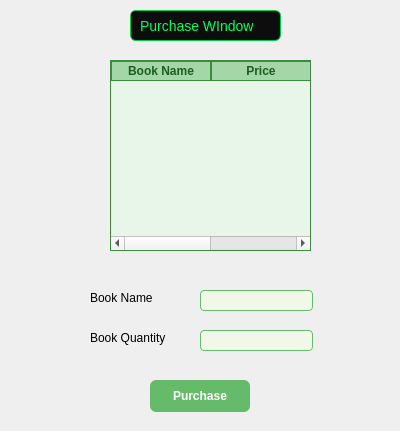
<?xml version="1.0" encoding="UTF-8"?>
<ui version="4.0">
 <class>purchaseBox</class>
 <widget class="QDialog" name="purchaseBox">
  <property name="geometry">
   <rect>
    <x>0</x>
    <y>0</y>
    <width>400</width>
    <height>431</height>
   </rect>
  </property>
  <property name="windowTitle">
   <string>Dialog</string>
  </property>
  <widget class="QLabel" name="label">
   <property name="geometry">
    <rect>
     <x>130</x>
     <y>10</y>
     <width>151</width>
     <height>31</height>
    </rect>
   </property>
   <property name="styleSheet">
    <string notr="true">QLabel {
    background-color: #0d0d0d;
    color: #00ff66;
    border: 1px solid #00cc44;
    border-radius: 6px;
    padding: 6px;
    font-family: &quot;Consolas&quot;, &quot;Courier New&quot;, monospace;
    font-size: 14px;
}</string>
   </property>
   <property name="text">
    <string>Purchase WIndow</string>
   </property>
  </widget>
  <widget class="QLabel" name="label_2">
   <property name="geometry">
    <rect>
     <x>90</x>
     <y>290</y>
     <width>101</width>
     <height>16</height>
    </rect>
   </property>
   <property name="text">
    <string>Book Name</string>
   </property>
  </widget>
  <widget class="QLabel" name="label_3">
   <property name="geometry">
    <rect>
     <x>90</x>
     <y>330</y>
     <width>91</width>
     <height>16</height>
    </rect>
   </property>
   <property name="text">
    <string>Book Quantity</string>
   </property>
  </widget>
  <widget class="QLineEdit" name="lineEdit">
   <property name="geometry">
    <rect>
     <x>200</x>
     <y>290</y>
     <width>113</width>
     <height>21</height>
    </rect>
   </property>
   <property name="styleSheet">
    <string notr="true">QLineEdit {
    background-color: #f1f8e9;
    border: 1px solid #66bb6a;
    border-radius: 4px;
    padding: 4px;
    color: #1b5e20;
}

QLineEdit:focus {
    border: 1px solid #2e7d32;
    background-color: #ffffff;
}</string>
   </property>
  </widget>
  <widget class="QLineEdit" name="lineEdit_2">
   <property name="geometry">
    <rect>
     <x>200</x>
     <y>330</y>
     <width>113</width>
     <height>21</height>
    </rect>
   </property>
   <property name="styleSheet">
    <string notr="true">QLineEdit {
    background-color: #f1f8e9;
    border: 1px solid #66bb6a;
    border-radius: 4px;
    padding: 4px;
    color: #1b5e20;
}

QLineEdit:focus {
    border: 1px solid #2e7d32;
    background-color: #ffffff;
}</string>
   </property>
  </widget>
  <widget class="QPushButton" name="pushButton">
   <property name="geometry">
    <rect>
     <x>150</x>
     <y>380</y>
     <width>100</width>
     <height>32</height>
    </rect>
   </property>
   <property name="styleSheet">
    <string notr="true">QPushButton {
    background-color: #66bb6a;
    color: white;
    font-weight: bold;
    border-radius: 6px;
    padding: 6px 12px;
    border: none;
}

QPushButton:hover {
    background-color: #57a05a;
}

QPushButton:pressed {
    background-color: #388e3c;
}</string>
   </property>
   <property name="text">
    <string>Purchase</string>
   </property>
  </widget>
  <widget class="QTableWidget" name="tableWidget">
   <property name="geometry">
    <rect>
     <x>110</x>
     <y>60</y>
     <width>201</width>
     <height>191</height>
    </rect>
   </property>
   <property name="styleSheet">
    <string notr="true">QTableWidget {
    background-color: #e8f5e9;
    gridline-color: #a5d6a7; 
    selection-background-color: #66bb6a;
    selection-color: white; 
    alternate-background-color: #c8e6c9; 
    border: 1px solid #388e3c;
}

  QHeaderView::section {
    background-color: #a5d6a7;
    color: #1b5e20;
    font-weight: bold;
    border: 1px solid #388e3c;
}

    QTableWidget::item:selected {
        background-color: #0078d7;
        color: #ffffff;
    }

    QScrollBar:vertical {
        border: none;
        background: #2d2d44;
        width: 12px;
        margin: 0px 0px 0px 0px;
    }

    QScrollBar::handle:vertical {
        background: #555;
        min-height: 20px;
        border-radius: 6px;
    }

    QScrollBar::handle:vertical:hover {
        background: #777;
    }

    QScrollBar::add-line:vertical, QScrollBar::sub-line:vertical {
        border: none;
        background: none;
    }</string>
   </property>
   <column>
    <property name="text">
     <string>Book Name</string>
    </property>
   </column>
   <column>
    <property name="text">
     <string>Price</string>
    </property>
   </column>
  </widget>
 </widget>
 <resources/>
 <connections/>
</ui>
